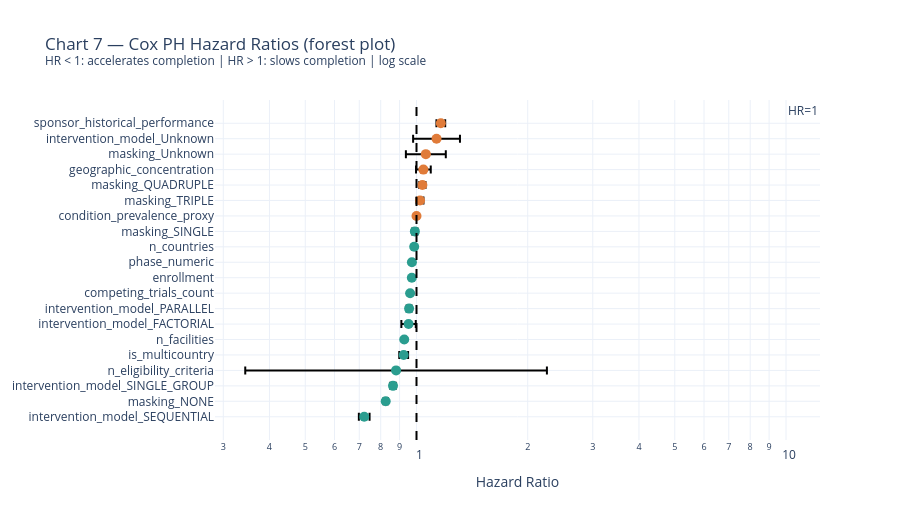

The code cell stored with this chart in its notebook:
### Code cell
if model._cox_fitter is not None:
    try:
        summary = model._cox_fitter.summary.copy()
        hr_cols = ['exp(coef)', 'exp(coef) lower 95%', 'exp(coef) upper 95%', 'p']
        hr_df   = summary[hr_cols].reset_index()
        hr_df.columns = ['feature', 'HR', 'HR_lo', 'HR_hi', 'p_val']
        hr_df   = hr_df.sort_values('HR').head(20)

        clrs = [CLR_GOOD if h < 1 else CLR_WARN for h in hr_df['HR']]

        fig = go.Figure(go.Scatter(
            x=hr_df['HR'],
            y=hr_df['feature'],
            mode='markers',
            marker=dict(size=10, color=clrs),
            error_x=dict(
                type='data', symmetric=False,
                array=(hr_df['HR_hi'] - hr_df['HR']).values,
                arrayminus=(hr_df['HR'] - hr_df['HR_lo']).values,
            ),
        ))
        fig.add_vline(x=1, line_dash='dash', line_color='black',
                      annotation_text='HR=1')
        fig.update_layout(
            title='Chart 7 — Cox PH Hazard Ratios (forest plot)<br>'
                  '<sup>HR < 1: accelerates completion | HR > 1: slows completion | log scale</sup>',
            xaxis_title='Hazard Ratio',
            xaxis_type='log',
            template=TEMPLATE,
            height=520,
        )
        fig.show()
        print(hr_df[['feature', 'HR', 'p_val']].round(3).to_string(index=False))
    except Exception as exc:
        print(f'Cox PH summary unavailable: {exc}')
else:
    print('Cox PH not fitted (lifelines not installed or data insufficient).')

### Figure 1 — Plotly figure (JSON) as saved in the notebook; plotly's stock layout.template omitted (floating-point values rounded to 4 significant figures)
{"data": [{"error_x": {"array": [0.0245, 0.01138, 0.01474, 1.373, 0.02575, 0.006221, 0.04364, 0.01474, 0.002745, 0.004299, 0.004046, 0.002436, 0.01648, 3.301e-06, 0.02215, 0.02005, 0.04904, 0.1404, 0.178, 0.03213], "arrayminus": [0.0237, 0.01123, 0.01449, 0.5366, 0.02505, 0.00618, 0.04173, 0.01452, 0.002737, 0.00428, 0.004029, 0.00243, 0.01621, 3.301e-06, 0.02168, 0.01967, 0.04684, 0.1239, 0.1539, 0.03126], "symmetric": false, "type": "data"}, "marker": {"color": ["#2a9d8f", "#2a9d8f", "#2a9d8f", "#2a9d8f", "#2a9d8f", "#2a9d8f", "#2a9d8f", "#2a9d8f", "#2a9d8f", "#2a9d8f", "#2a9d8f", "#2a9d8f", "#2a9d8f", "#e07b39", "#e07b39", "#e07b39", "#e07b39", "#e07b39", "#e07b39", "#e07b39"], "size": 10}, "mode": "markers", "type": "scatter", "x": [0.722, 0.8254, 0.8639, 0.8806, 0.9233, 0.9265, 0.9518, 0.9549, 0.961, 0.9713, 0.9717, 0.9857, 0.9898, 1.0, 1.022, 1.037, 1.044, 1.06, 1.133, 1.164], "y": ["intervention_model_SEQUENTIAL", "masking_NONE", "intervention_model_SINGLE_GROUP", "n_eligibility_criteria", "is_multicountry", "n_facilities", "intervention_model_FACTORIAL", "intervention_model_PARALLEL", "competing_trials_count", "enrollment", "phase_numeric", "n_countries", "masking_SINGLE", "condition_prevalence_proxy", "masking_TRIPLE", "masking_QUADRUPLE", "geographic_concentration", "masking_Unknown", "intervention_model_Unknown", "sponsor_historical_performance"]}], "layout": {"annotations": [{"showarrow": false, "text": "HR=1", "x": 1, "xanchor": "left", "xref": "x", "y": 1, "yanchor": "top", "yref": "y domain"}], "height": 520, "shapes": [{"line": {"color": "black", "dash": "dash"}, "type": "line", "x0": 1, "x1": 1, "xref": "x", "y0": 0, "y1": 1, "yref": "y domain"}], "title": {"text": "Chart 7 — Cox PH Hazard Ratios (forest plot)<br><sup>HR < 1: accelerates completion | HR > 1: slows completion | log scale</sup>"}, "xaxis": {"title": {"text": "Hazard Ratio"}, "type": "log"}}}
